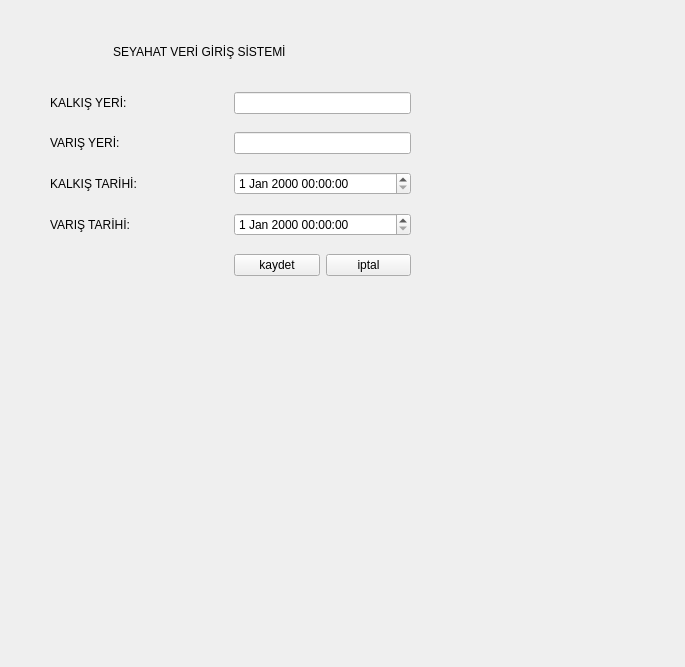
<?xml version="1.0" encoding="UTF-8"?>
<ui version="4.0">
 <class>SeyahatFormu</class>
 <widget class="QWidget" name="SeyahatFormu">
  <property name="geometry">
   <rect>
    <x>0</x>
    <y>0</y>
    <width>685</width>
    <height>667</height>
   </rect>
  </property>
  <property name="windowTitle">
   <string>Form</string>
  </property>
  <widget class="QWidget" name="">
   <property name="geometry">
    <rect>
     <x>50</x>
     <y>40</y>
     <width>236</width>
     <height>24</height>
    </rect>
   </property>
   <layout class="QHBoxLayout" name="horizontalLayout">
    <item>
     <widget class="QLabel" name="lblpng">
      <property name="text">
       <string/>
      </property>
      <property name="pixmap">
       <pixmap resource="../Kaynaklar.qrc">:/Resimler/Seyahat.png</pixmap>
      </property>
     </widget>
    </item>
    <item>
     <widget class="QLabel" name="lblbaslik">
      <property name="styleSheet">
       <string notr="true">font: 700 italic 12pt &quot;Segoe UI&quot;;</string>
      </property>
      <property name="text">
       <string>SEYAHAT VERİ GİRİŞ SİSTEMİ</string>
      </property>
     </widget>
    </item>
   </layout>
  </widget>
  <widget class="QWidget" name="">
   <property name="geometry">
    <rect>
     <x>50</x>
     <y>80</y>
     <width>381</width>
     <height>211</height>
    </rect>
   </property>
   <layout class="QGridLayout" name="gridLayout">
    <item row="1" column="0">
     <widget class="QLabel" name="lblvarisyer">
      <property name="styleSheet">
       <string notr="true">font: 700 10pt &quot;Segoe UI&quot;;</string>
      </property>
      <property name="text">
       <string>VARIŞ YERİ:</string>
      </property>
     </widget>
    </item>
    <item row="0" column="1">
     <widget class="QLineEdit" name="lekalkis"/>
    </item>
    <item row="0" column="0">
     <widget class="QLabel" name="lblkalkisyer">
      <property name="styleSheet">
       <string notr="true">font: 700 10pt &quot;Segoe UI&quot;;</string>
      </property>
      <property name="text">
       <string>KALKIŞ YERİ:</string>
      </property>
     </widget>
    </item>
    <item row="2" column="1">
     <widget class="QDateTimeEdit" name="dtekalkis"/>
    </item>
    <item row="2" column="0">
     <widget class="QLabel" name="lblkalkistarih">
      <property name="styleSheet">
       <string notr="true">font: 700 10pt &quot;Segoe UI&quot;;</string>
      </property>
      <property name="text">
       <string>KALKIŞ TARİHİ:</string>
      </property>
     </widget>
    </item>
    <item row="4" column="0">
     <spacer name="horizontalSpacer">
      <property name="orientation">
       <enum>Qt::Horizontal</enum>
      </property>
      <property name="sizeHint" stdset="0">
       <size>
        <width>40</width>
        <height>20</height>
       </size>
      </property>
     </spacer>
    </item>
    <item row="3" column="0">
     <widget class="QLabel" name="lblvaristarih">
      <property name="styleSheet">
       <string notr="true">font: 700 10pt &quot;Segoe UI&quot;;</string>
      </property>
      <property name="text">
       <string>VARIŞ TARİHİ:</string>
      </property>
     </widget>
    </item>
    <item row="3" column="1">
     <widget class="QDateTimeEdit" name="dtevaris"/>
    </item>
    <item row="1" column="1">
     <widget class="QLineEdit" name="levaris"/>
    </item>
    <item row="4" column="1">
     <layout class="QHBoxLayout" name="horizontalLayout_2">
      <item>
       <widget class="QPushButton" name="pbkaydet">
        <property name="text">
         <string>kaydet</string>
        </property>
        <property name="icon">
         <iconset resource="../Kaynaklar.qrc">
          <normaloff>:/Resimler/Kaydet.png</normaloff>:/Resimler/Kaydet.png</iconset>
        </property>
       </widget>
      </item>
      <item>
       <widget class="QPushButton" name="pbiptal">
        <property name="text">
         <string>iptal</string>
        </property>
        <property name="icon">
         <iconset resource="../Kaynaklar.qrc">
          <normaloff>:/Resimler/Iptal.png</normaloff>:/Resimler/Iptal.png</iconset>
        </property>
       </widget>
      </item>
     </layout>
    </item>
    <item row="0" column="2" rowspan="5">
     <spacer name="verticalSpacer">
      <property name="orientation">
       <enum>Qt::Vertical</enum>
      </property>
      <property name="sizeHint" stdset="0">
       <size>
        <width>20</width>
        <height>40</height>
       </size>
      </property>
     </spacer>
    </item>
   </layout>
  </widget>
 </widget>
 <resources>
  <include location="../Kaynaklar.qrc"/>
 </resources>
 <connections/>
</ui>
